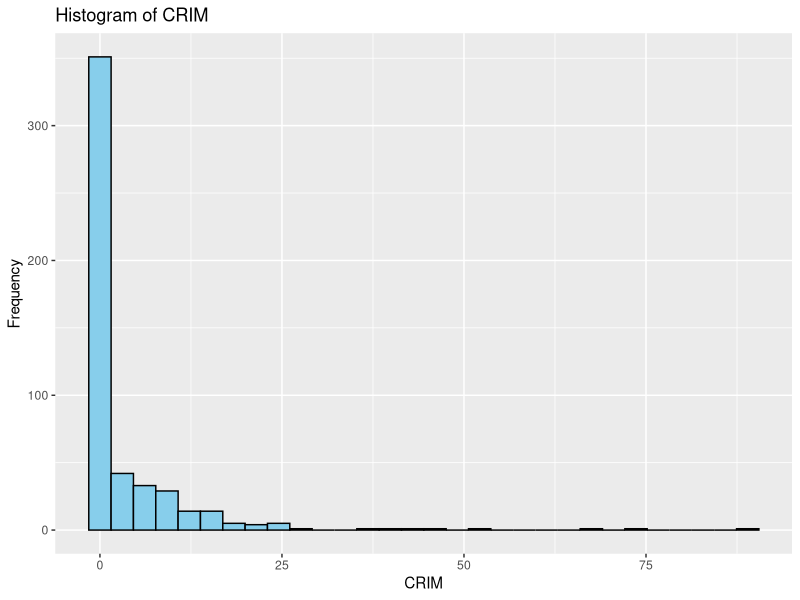
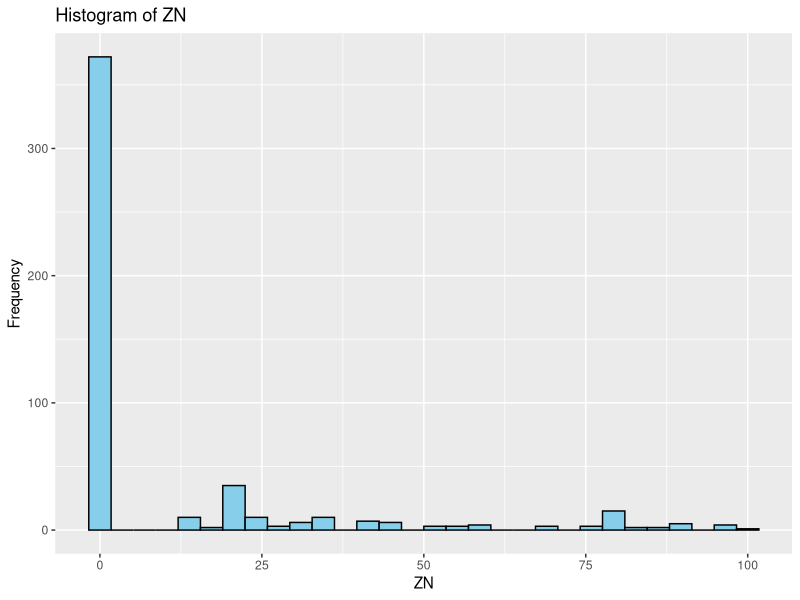
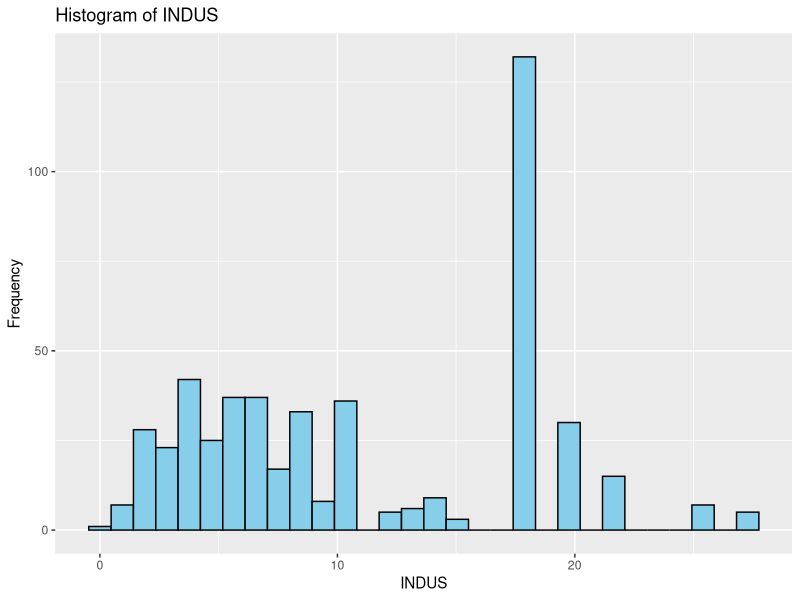
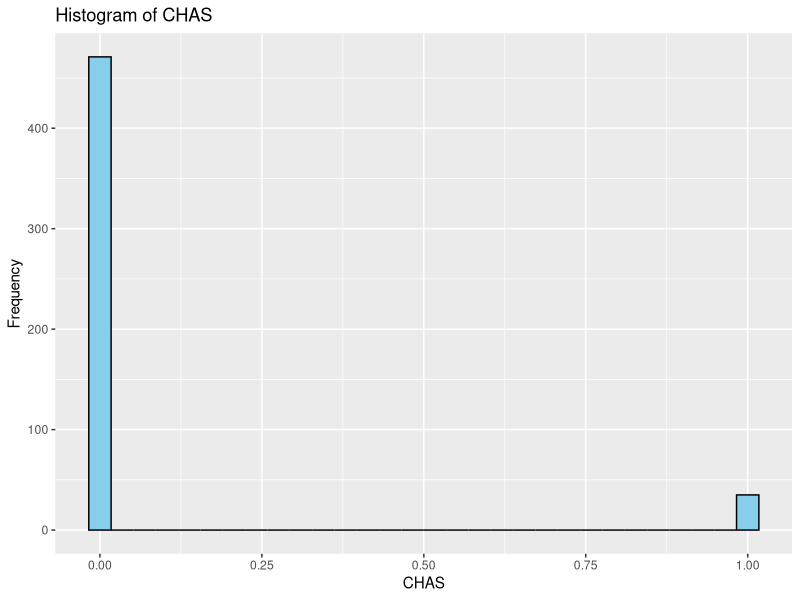
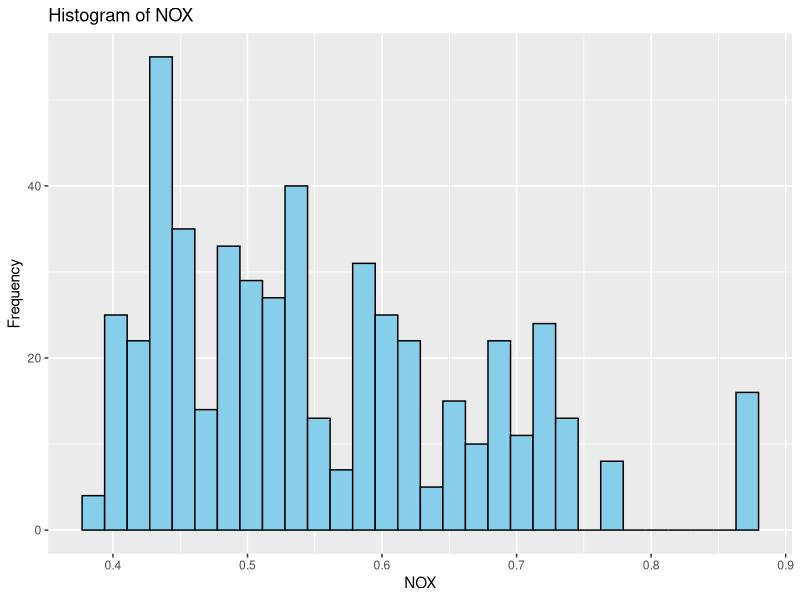
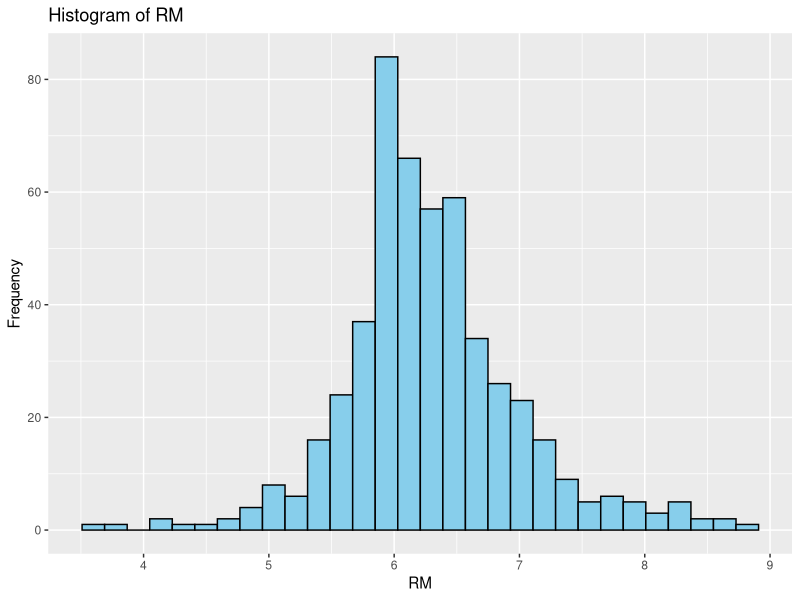
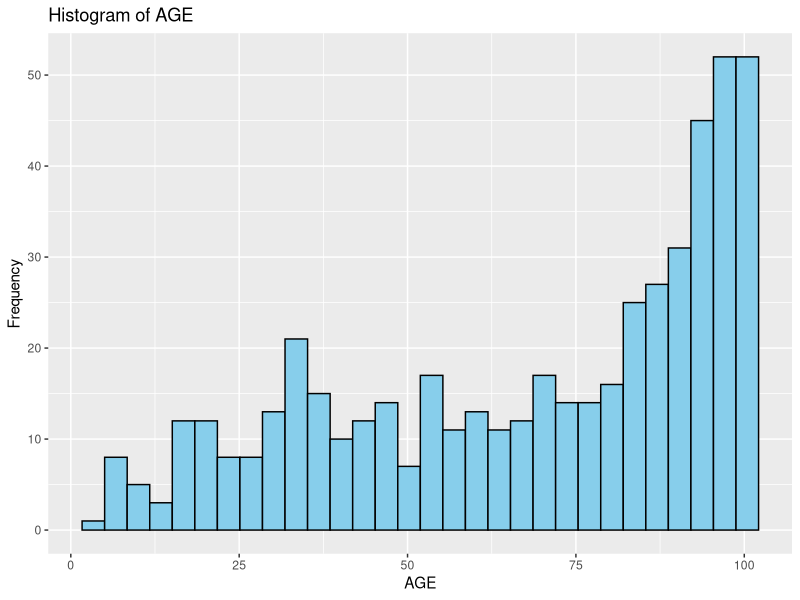
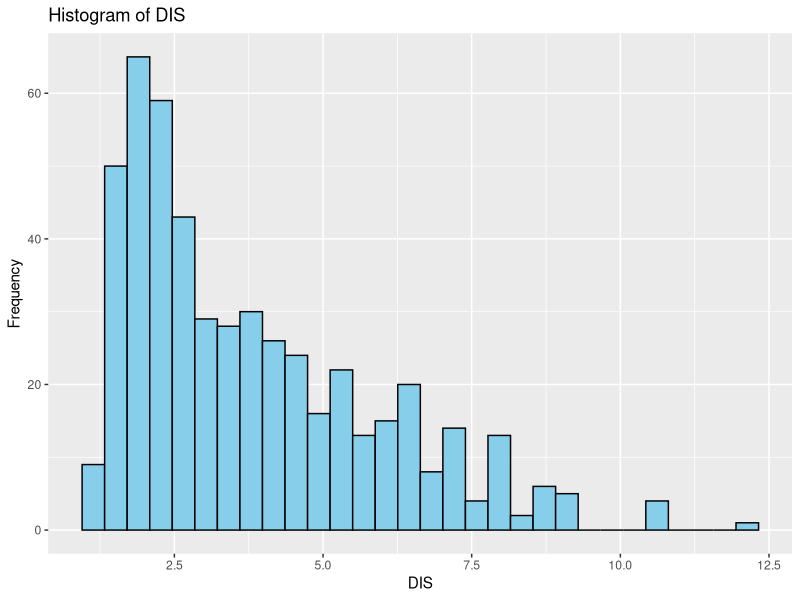

Recreate these plots in R, in order.
## ---- chunk 1
knitr::opts_chunk$set(echo = TRUE)
## ---- chunk 2
setwd("/Users/Ian/Documents/Code_Projects/boston-house-price-modeling/visualization")
getwd()
## ---- chunk 3
library(ggplot2)
library(dplyr)
library(corrplot)
library(patchwork)
## ---- chunk 4
data <- read.csv("../data/boston_cleaned.csv")
str(data)
summary(data)
## ---- chunk 5
predictor_vars <- names(data)[names(data) != "MEDV"]

# Generate histograms for each predictor
for (var in predictor_vars) {
  print(
    ggplot(data, aes_string(x = var)) +
      geom_histogram(fill = "skyblue", color = "black", bins = 30) +
      labs(title = paste("Histogram of", var), x = var, y = "Frequency")
  )
}
## ---- chunk 6
# Special case for CHAS (categorical)
ggplot(data, aes(x = factor(CHAS), y = MEDV)) +
  geom_boxplot(fill = "orange") +
  labs(title = "Boxplot of MEDV by CHAS (Charles River Dummy)",
       x = "CHAS (0 = No, 1 = Yes)", y = "MEDV")
## ---- chunk 7
# Scatter plots for all other numeric predictors vs MEDV
numeric_vars <- setdiff(predictor_vars, "CHAS")

for (var in numeric_vars) {
  print(
    ggplot(data, aes_string(x = var, y = "MEDV")) +
      geom_point(color = "steelblue") +
      labs(title = paste(var, "vs MEDV"),
           x = var, y = "Median Value (MEDV)")
  )
}
## ---- chunk 8
corr_matrix <- cor(data)
corrplot(corr_matrix, method = "color", type = "upper", tl.cex = 0.8, number.cex = 0.7)
## ---- chunk 9
# Create individual histograms
hist_plots <- lapply(predictor_vars, function(var) {
  ggplot(data, aes_string(x = var)) +
    geom_histogram(fill = "skyblue", color = "black", bins = 30) +
    #labs(title = paste("Histogram of", var), x = var, y = "") +
    labs(x = var, y = "") +
    theme_minimal(base_size = 10)
})

# Combine using patchwork
combined_hist <- wrap_plots(hist_plots, ncol = 4) +
  plot_annotation(title = "Visualization: Distribution of Predictors")

combined_hist
## ---- chunk 10
# Create scatter plots
scatter_plots <- lapply(numeric_vars, function(var) {
  ggplot(data, aes_string(x = var, y = "MEDV")) +
    geom_point(color = "steelblue", alpha = 0.6) +
    labs(title = paste(var, "vs MEDV"), x = var, y = "") +
    theme_minimal(base_size = 10)
})

# Add CHAS boxplot
chas_box <- ggplot(data, aes(x = factor(CHAS), y = MEDV)) +
  geom_boxplot(fill = "orange", alpha = 0.8) +
  labs(title = "CHAS vs MEDV", x = "CHAS (0 = No, 1 = Yes)", y = "") +
  theme_minimal(base_size = 10)

# Combine all
combined_scatter <- wrap_plots(c(scatter_plots, list(chas_box)), ncol = 4) +
  plot_annotation(title = "Visualization: Predictor Relationships with MEDV")

combined_scatter
## ---- chunk 11
ggsave("../output/vis_histograms.png", combined_hist, width = 20, height = 12)
ggsave("../output/vis_scatter.png", combined_scatter, width = 20, height = 12)
